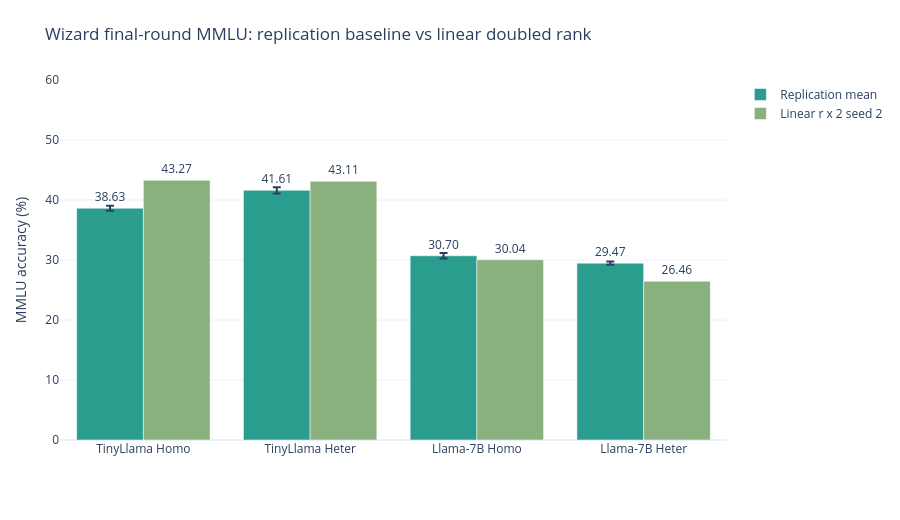

Write notebook code for a chart like this one.
### Markdown cell above
## Experiment 1: Linear Doubled Rank

Experiment 1 uses Wizard data and seed 2. It is kept as the linear expressivity comparison for the nonlinear Wizard experiment.

### Code cell
EXP1_FOLDERS = {
    'tinyllama_homo': 'exp1-tinyllama-homo-linear-r32-wiz',
    'tinyllama_heter': 'exp1-tinyllama-heter-linear-r2x-wiz',
    'llama_homo': 'exp1-llama-homo-linear-r32-wiz',
    'llama_heter': 'exp1-llama-heter-linear-r2x-wiz',
}

EXP1_SEED = 2
exp1_results = {key: load_single_scores(folder, seed=EXP1_SEED) for key, folder in EXP1_FOLDERS.items()}
print_loaded('Experiment 1 per-round scores:', exp1_results)

exp1_summary = pd.DataFrame([
    {
        'Experiment': LABELS[key],
        'Baseline mean': wiz_stats[key]['mean'],
        'Baseline std': wiz_stats[key]['std'],
        'Linear r x 2 seed 2': final_value(exp1_results, key),
        'Delta vs baseline': final_value(exp1_results, key) - wiz_stats[key]['mean'],
    }
    for key in EXP_KEYS
])
display(exp1_summary.round(2))

exp1_bar = pd.DataFrame(
    [{'Experiment': LABELS[key], 'Series': 'Replication mean', 'Accuracy': wiz_stats[key]['mean'], 'Std': wiz_stats[key]['std']} for key in EXP_KEYS]
    + [{'Experiment': LABELS[key], 'Series': 'Linear r x 2 seed 2', 'Accuracy': final_value(exp1_results, key), 'Std': np.nan} for key in EXP_KEYS]
)
make_final_bar(exp1_bar, 'Wizard final-round MMLU: replication baseline vs linear doubled rank', y_max=60)

### Figure 1 — Plotly figure (JSON) as saved in the notebook; plotly's stock layout.template omitted (floating-point values rounded to 4 significant figures)
{"data": [{"error_y": {"array": [0.4103, 0.5235, 0.4736, 0.2596], "type": "data", "visible": true}, "marker": {"color": "#2A9D8F"}, "name": "Replication mean", "text": ["38.63", "41.61", "30.70", "29.47"], "textposition": "outside", "type": "bar", "x": ["TinyLlama Homo", "TinyLlama Heter", "Llama-7B Homo", "Llama-7B Heter"], "y": [38.63, 41.61, 30.7, 29.47]}, {"error_y": {"type": "data", "visible": false}, "marker": {"color": "#8AB17D"}, "name": "Linear r x 2 seed 2", "text": ["43.27", "43.11", "30.04", "26.46"], "textposition": "outside", "type": "bar", "x": ["TinyLlama Homo", "TinyLlama Heter", "Llama-7B Homo", "Llama-7B Heter"], "y": [43.27, 43.11, 30.04, 26.46]}], "layout": {"barmode": "group", "height": 520, "legend": {"title": {"text": ""}}, "margin": {"b": 80, "l": 60, "r": 30, "t": 80}, "title": {"text": "Wizard final-round MMLU: replication baseline vs linear doubled rank"}, "yaxis": {"range": [0, 60], "title": {"text": "MMLU accuracy (%)"}}}}
